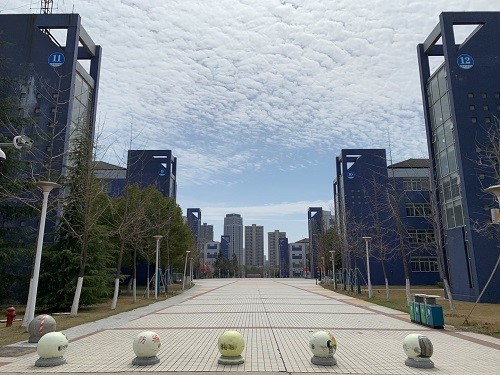
#> input picture shiyan/shiyan2/image.jpg, 500 x 375 px
$ python histgram_drawing.py
#> lines starting #> are read from the running program, lines starting #| are printed output that depends on the picture
from PIL import Image
import numpy as np
import matplotlib.pyplot as plt


I = Image.open('image.jpg')  # 读入图片
#> I is the input picture: PIL image 500x375 RGB; mean R, G, B 125.5, 131.8, 137.2
im = np.array(I)  # 将图片转换为二维数组的像素点值
r, g, b = Image.Image.split(I)  # 将R，G，B通道分离
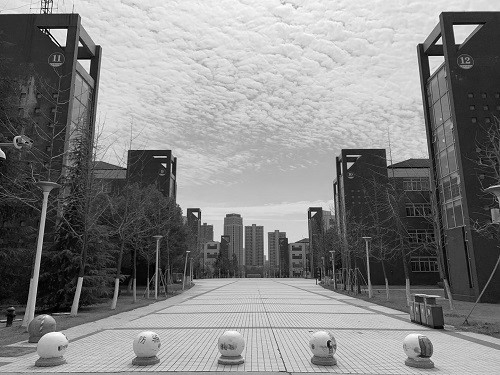
#> g: PIL image 500x375 L; min 0, max 255, mean 131.8
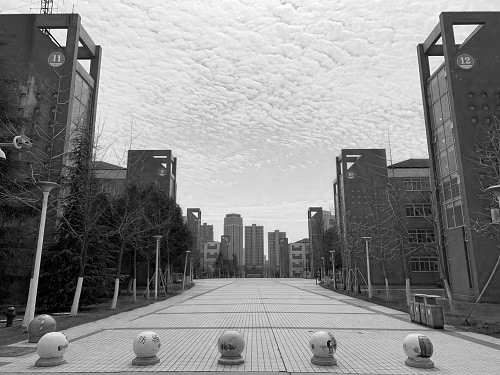
#> b: PIL image 500x375 L; min 0, max 255, mean 137.2
# 将得到的R，G，B三路通道的图片分别转换为二维数组的像素值
r1 = np.array(r).flatten()  # flatten()将二维数组转化为一维数组
g1 = np.array(g).flatten()
b1 = np.array(b).flatten()
plt.subplot(2, 1, 1)
plt.hist(r1, bins=256, facecolor='r', edgecolor='r', alpha=0.5)  # hist()，绘制直方图
plt.hist(g1, bins=256, facecolor='g', edgecolor='g', alpha=0.5)
plt.hist(b1, bins=256, facecolor='b', edgecolor='b', alpha=0.5)  # 分别画出三通道的直方图，然后叠加在一起
plt.title('图像转换前的直方图')
plt.xlabel('每个像素点的灰度值')
plt.ylabel('每个像素点灰度值出现的频率')


# 进行图像转换，PPT52页内容
im1 = 255 - im  # 反变换
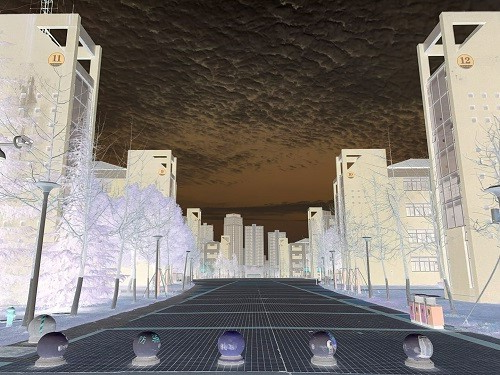
#> im1: shape (375, 500, 3); mean R, G, B 129.5, 123.2, 117.8
im2 = (100 / 255) * im + 150  # 区间变换
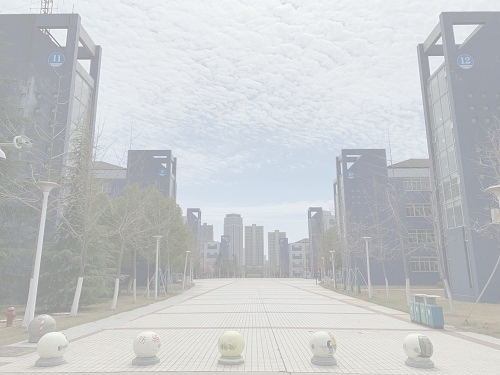
#> im2: shape (375, 500, 3) float64; mean R, G, B 199.2, 201.7, 203.8
im3 = 255 * (im / 255) ** 2  # 像素平方处理
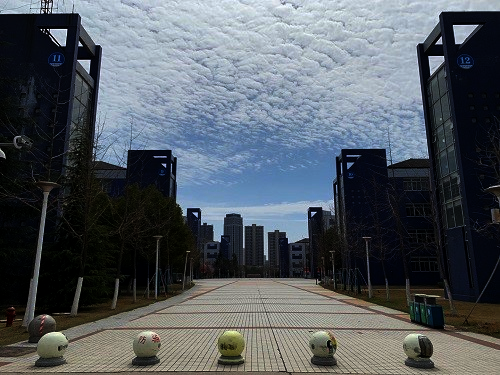
#> im3: shape (375, 500, 3) float64; mean R, G, B 83.1, 89.8, 96.3
pil_im = Image.fromarray(np.uint8(im3))  # 分别对im1, im2, im3执行
# pil_im是转换后得到的新图像，操作同上
pil_r, pil_g, pil_b = Image.Image.split(pil_im)
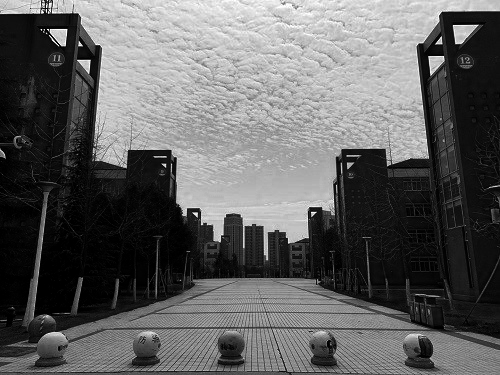
#> pil_b: PIL image 500x375 L; min 0, max 255, mean 95.8
pil_r1 = np.array(pil_r).flatten()
pil_g1 = np.array(pil_g).flatten()
pil_b1 = np.array(pil_b).flatten()
plt.subplot(2, 1, 2)
plt.hist(pil_r1, bins=256, facecolor='r', edgecolor='r', alpha=0.5)
plt.hist(pil_g1, bins=256, facecolor='g', edgecolor='g', alpha=0.5)
plt.hist(pil_b1, bins=256, facecolor='b', edgecolor='b', alpha=0.5)
plt.title('图像转换后的直方图')
plt.xlabel('每个像素点的灰度值')
plt.ylabel('每个像素点灰度值出现的频率')
# 下面两段代码是设置中文字体，即直方图的标题和x,y轴的标注
plt.rcParams['font.family'] = 'SimHei'
plt.rcParams['font.sans-serif'] = ['SimHei']
plt.show()
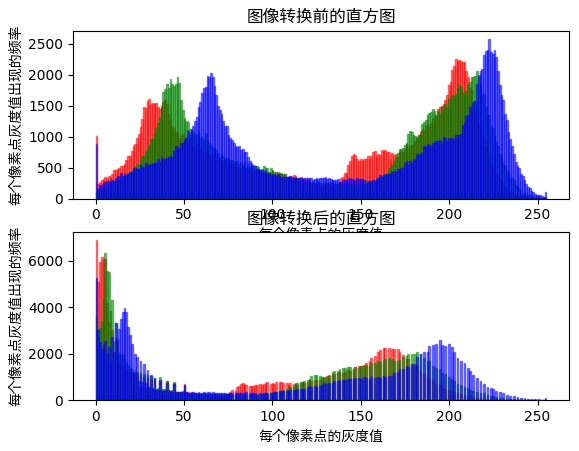
#> figure drawn by matplotlib, 2 panels; panel 1: tallest bar 2259 high, from x = 203.2 to 204.2; panel 1: tallest bar 2063 high, from x = 215.2 to 216.2; panel 1: tallest bar 2586 high, from x = 222.1 to 223.1; panel 2: tallest bar 6893 high, from x = 0 to 0.996
